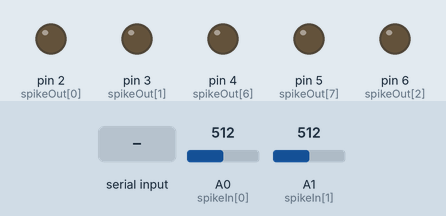
This sketch was run on a simulated Arduino Uno, built with avr-gcc and run on an emulated ATmega328P. Shown: output pins drawn as LEDs (lit = HIGH). The inputs (shaded band) are chosen by the test bench; at power-on: A0 (spikeIn[0]) = 512, A1 (spikeIn[1]) = 512. What the sketch prints to the serial monitor is not drawn.

Above: at 1.2 s.
1.3 s: byte 30 received over Serial
At 1.9 s:
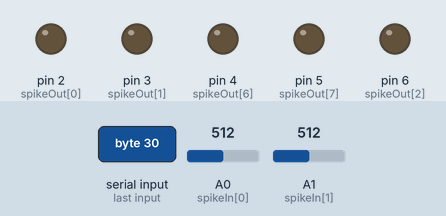
2.8 s: byte 90 received over Serial
At 4.0 s:
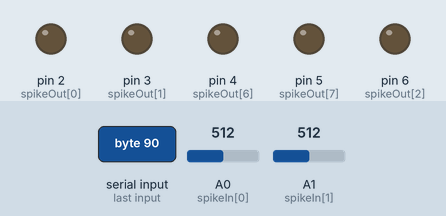
4.3 s: byte 120 received over Serial
At 5.3 s:
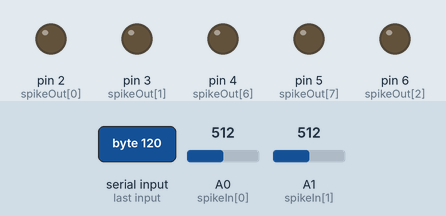
Timing chart, 0 to 7.3 s (numbered marks = the images above; inputs shaded):
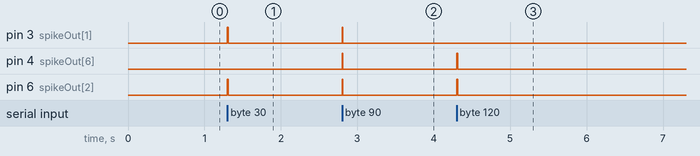

Measured:
- after the input at 1.3 s, pin 3 (spikeOut[1]), pin 6 (spikeOut[2]): LOW → HIGH at once, → LOW 0.01 s later
- after the input at 2.8 s, pin 3 (spikeOut[1]), pin 4 (spikeOut[6]), pin 6 (spikeOut[2]): LOW → HIGH at once, → LOW 0.01 s later
- after the input at 4.3 s, pin 4 (spikeOut[6]), pin 6 (spikeOut[2]): LOW → HIGH at once, → LOW 0.01 s later

The sketch:

OldInterface.ino
```cpp
constexpr int INPUT_NEURON_COUNT = 8;
constexpr int OUTPUT_NEURON_COUNT = 2;

// 0, 1, 6, 7, 2, 3, 4, 5
const int spikeOut[INPUT_NEURON_COUNT] = {2, 3, 6, 6, 6, 6, 4, 5};
const int spikeIn[OUTPUT_NEURON_COUNT] = {A0, A1};

const int jumpSpikeThreshold = 256;

bool wasHigh[OUTPUT_NEURON_COUNT] = {false, false};

unsigned long pulseStart[INPUT_NEURON_COUNT] = {0, 0, 0, 0, 0, 0, 0, 0};
bool pulseActive[INPUT_NEURON_COUNT] = {false, false, false, false, false, false, false, false};

void startPulse(int idx) {
  digitalWrite(spikeOut[idx], HIGH);
  pulseStart[idx] = micros();
  pulseActive[idx] = true;
}

void updatePulse(int idx) {
  if (pulseActive[idx] && (micros() - pulseStart[idx] >= 12000)) {
    digitalWrite(spikeOut[idx], LOW);
    pulseActive[idx] = false;
  }
}

void setup() {
  Serial.begin(115200);

  for (int idx = 0; idx < INPUT_NEURON_COUNT; idx++)
  {
    pinMode(spikeOut[idx], OUTPUT);
    digitalWrite(spikeOut[idx], LOW);
  }
  for (int idx = 0; idx < OUTPUT_NEURON_COUNT; idx++)
  {
    pinMode(spikeIn[idx], INPUT);
  }
}

void loop() {
  while (Serial.available() > 0)
  {
    byte mask = Serial.read();

    for (int idx = 0; idx < INPUT_NEURON_COUNT; idx++)
    {
      bool state = mask & (1 << idx);
      if (state)
      {
        startPulse(idx);
      }
    }
  }

  for (int idx = 0; idx < INPUT_NEURON_COUNT; idx++)
  {
    updatePulse(idx);
  }
  for (int idx = 0; idx < OUTPUT_NEURON_COUNT; idx++)
  {
    int v = analogRead(spikeIn[idx]);
    bool isHigh = (v > jumpSpikeThreshold);
    if (isHigh && !wasHigh[idx])
    {
      byte output = idx;
      Serial.write(output + 23);
    }
    wasHigh[idx] = isHigh;
  }
}
```
